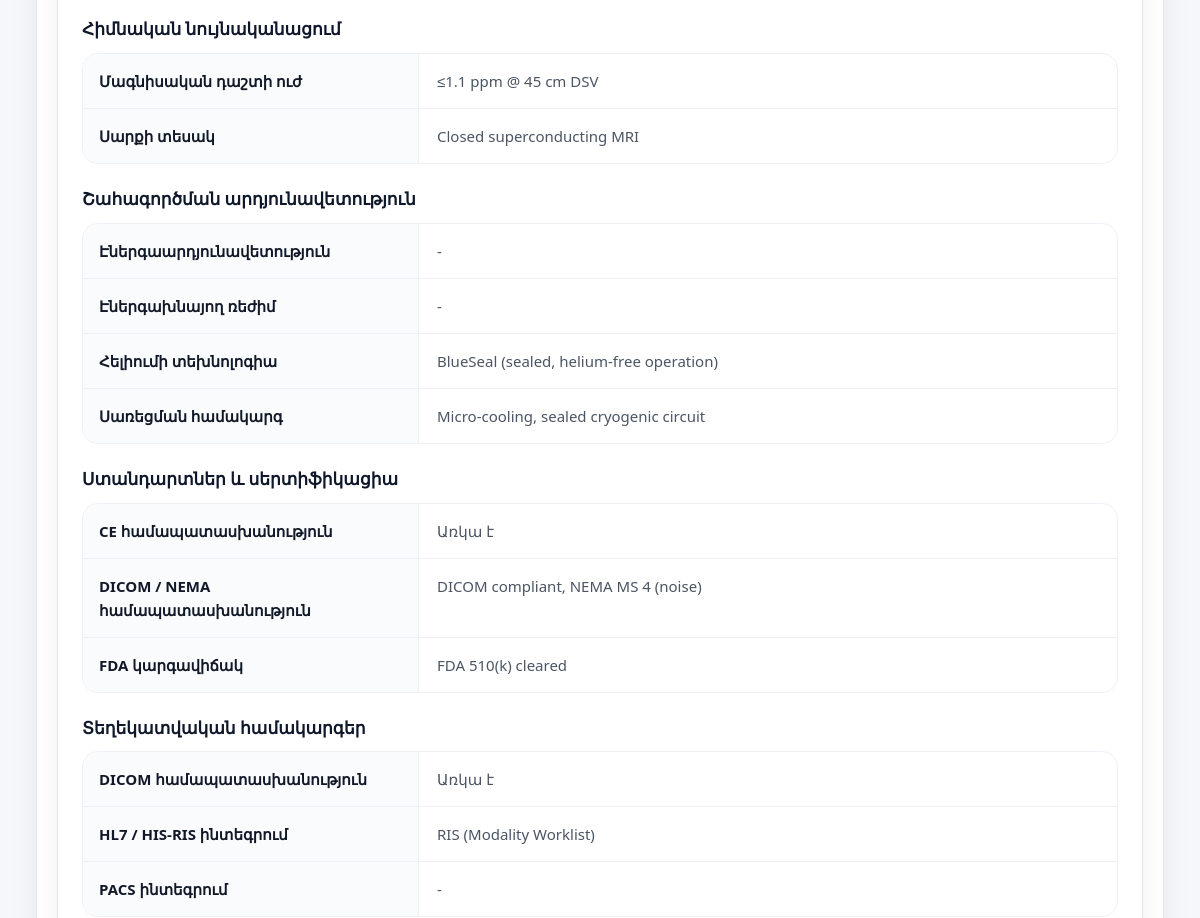
/products/product/2fc92d10-f666-48fb-bd2a-8b2e543c88a1/ (middle part), run on an earlier commit of the app's database.
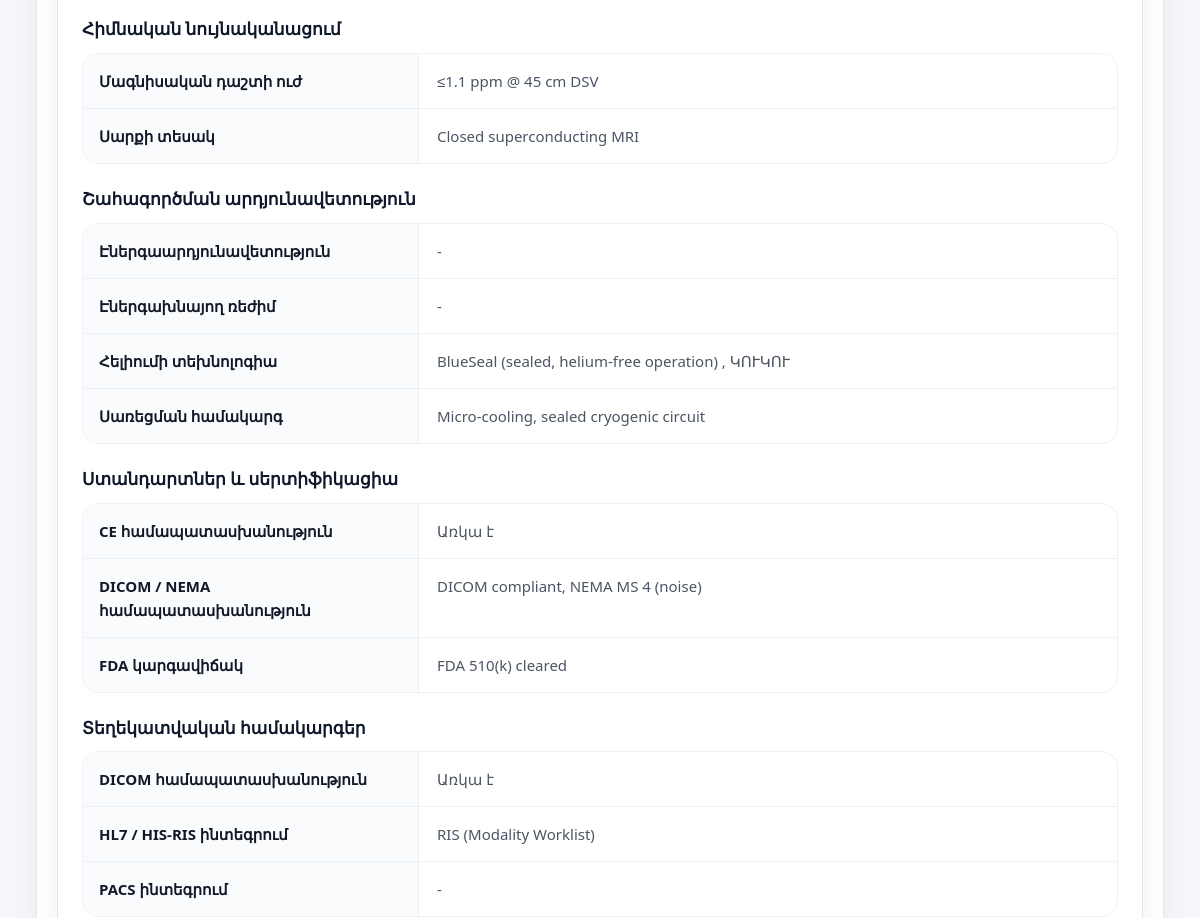
And on a later commit of the database.
### apps/products/models.py (models this page shows, shortened)
class CategoryAttributeType(models.Model):
    id = models.UUIDField(primary_key=True, default=uuid.uuid4, editable=False)
    name = models.CharField(max_length=255, unique=True)
    is_filterable = models.BooleanField(
        default=False,
        verbose_name="Ֆիլտրացիայի համար"
    )
    description = models.TextField(
    blank=True,
    null=True,
    verbose_name="Կարճ նկարագրություն"
    )
    help_url = models.URLField(
        blank=True,
        null=True,
        verbose_name="Լրիվ բացատրության հղում"
    )
    class Meta:
        verbose_name = "Attribute Type (Պարամետրի տեսակ)"
        verbose_name_plural = "Attribute Types (Պարամետրերի տեսակներ)"

class CategoryAttribute(models.Model):
    DATA_TYPE_CHOICES = [
        ('string', 'Text (տեքստ)'),
        ('number', 'Number (թիվ)'),
        ('boolean', 'Yes/No (այո/ոչ)'),
        ('select', 'Select (ընտրություն)'),
    ]
    id = models.UUIDField(primary_key=True, default=uuid.uuid4, editable=False)
    category = models.ForeignKey(
        Category,
        on_delete=models.CASCADE,
        related_name='attributes'
    )
    attribute_type = models.ForeignKey(
        CategoryAttributeType,
        on_delete=models.SET_NULL,
        null=True,
        blank=True,
        related_name='attributes'
    )
    name = models.CharField(max_length=255)
    data_type = models.CharField(max_length=20, choices=DATA_TYPE_CHOICES)
    is_required = models.BooleanField(default=False)
    unit = models.CharField(max_length=50, blank=True, null=True)
    is_main_filter = models.BooleanField(
        default=False,
        verbose_name="Հիմնական ֆիլտր"
    )
    has_default_value = models.BooleanField(
        default=False,
        verbose_name="Բազային արժեք ունի"
    )
    default_value = models.CharField(
        max_length=255,
        blank=True,
        null=True,
        verbose_name="Բազային արժեք"
    )
    value_help_url = models.URLField(
        blank=True,
        null=True,
        verbose_name="Արժեքների հղում"
    )
    description = models.TextField(
    blank=True,
    null=True,
    verbose_name="Կարճ նկարագրություն"
    )
    class Meta:
        verbose_name = "Category Attribute (Կատեգորիայի պարամետր)"
        verbose_name_plural = "Category Attributes (Կատեգորիայի պարամետրեր)"

class ProductAttributeValue(models.Model):
    id = models.UUIDField(primary_key=True, default=uuid.uuid4, editable=False)
    product = models.ForeignKey(
        'Product',
        on_delete=models.CASCADE,
        related_name='attribute_values'
    )
    attribute = models.ForeignKey(
        CategoryAttribute,
        on_delete=models.CASCADE
    )
    value_text = models.CharField(max_length=255, blank=True, null=True)
    value_number = models.FloatField(blank=True, null=True)
    value_boolean = models.BooleanField(blank=True, null=True)
    class Meta:
        verbose_name = "Product Attribute Value"
        verbose_name_plural = "Product Attribute Values"

### apps/products/views.py (the view)
# urls.py: path('product/<uuid:id>/', views.product_detail, name='product_detail'),
def product_detail(request, id):
    product = get_object_or_404(
        Product.objects.select_related('importer').prefetch_related(
            Prefetch(
                'attribute_values',
                queryset=ProductAttributeValue.objects.select_related(
                    'attribute',
                    'attribute__attribute_type'
                ).order_by(
                    'attribute__attribute_type__name',
                    'attribute__name'
                ),
                to_attr='ordered_attribute_values'
            ),
            Prefetch(
                'media',
                queryset=ProductMedia.objects.all().order_by('order', 'id')
            ),
            Prefetch(
                'importer__work_phones',
                queryset=ImporterWorkPhone.objects.all()
            ),
            'child_components__component_product',
            'component_groups__components__component_product',
        ),
        id=id
    )
    media = product.media.all()
    exchange_rates = get_cba_exchange_rates()
    context = {
        'product': product,
        'media': media,
        'exchange_rates': exchange_rates,
    }
    return render(request, 'products/product_detail.html', context)

### adminpanel/context_processors.py (called while the page is built)
def site_settings_processor(request):
    return {'site_settings': SiteSettings.objects.first()}

### apps/products/models.py (called while the page is built)
    def __str__(self):
        return self.name

### templates/products/product_detail.html (shortened to what this page needs)
{% load static %}
<!DOCTYPE html>
<html lang="hy">
<head>
  <link rel="stylesheet" href="{% static 'home/css/header.css' %}">
  <link rel="stylesheet" href="{% static 'home/css/footer.css' %}">
  <link rel="stylesheet" href="{% static 'products/css/product_detail.css' %}">
  <link rel="stylesheet" href="https://cdnjs.cloudflare.com/ajax/libs/font-awesome/6.5.0/css/all.min.css">
</head>
<body>
<section class="product-detail-page">
  <div class="container">
    <div class="product-content-card">
      <div class="product-tab-panels">
        <div class="tab-panel active" id="parameters-section" role="tabpanel">
          {% if product.ordered_attribute_values or product.component_groups.all or product.child_components.all %}
            {% if product.ordered_attribute_values %}
            <div class="product-attributes">
              {% regroup product.ordered_attribute_values by attribute.attribute_type as type_groups %}
              {% for type_group in type_groups %}
                <h3>{{ type_group.grouper.name }}</h3>
                <div class="attribute-list">
                  {% regroup type_group.list by attribute as attribute_groups %}
                  {% for attribute_group in attribute_groups %}
                    <div class="attribute-row">
                      <div class="attribute-label">
                        {{ attribute_group.grouper.name }}
                      </div>
                      <div class="attribute-value">
                        {% for attr_value in attribute_group.list %}
                          {% if not forloop.first %}, {% endif %}
                          {% if attr_value.attribute.data_type == "number" %}
                            {{ attr_value.value_number }}
                          {% elif attr_value.attribute.data_type == "boolean" %}
                            {% if attr_value.value_boolean %}Այո{% else %}Ոչ{% endif %}
                          {% else %}
                            {{ attr_value.value_text }}
                          {% endif %}
                        {% endfor %}
                      </div>
                    </div>
                  {% endfor %}
                </div>
              {% endfor %}
            </div>
            {% endif %}
          {% else %}
            <div class="empty-tab-content">
              <p>Այս ապրանքի համար պարամետրեր դեռ ավելացված չեն։</p>
            </div>
          {% endif %}
        </div>
      </div>
    </div>
  </div>
</section>
</body>
</html>

### templates/header.html (shortened to what this page needs)
{% load static %}

### templates/footer.html (shortened to what this page needs)
{% load static %}

### static/home/css/header.css (style rules this page uses)
:root { --blue:#0c63e7; --deep:#0a3fa3; --aqua:#00c6c2; --bg:#f4f8ff; --text:#1b263b; --dark:#111; }
*, *::before, *::after { margin:0; padding:0; box-sizing:border-box; }
body { font-family:system-ui,-apple-system,sans-serif; background:var(--bg); color:var(--text); padding-top: 75px; }

### static/home/css/footer.css (style rules this page uses)
:root { --dark:#111111; --dark-soft:#1a1a1a; --text-light:rgba(255,255,255,0.75); --text-muted:rgba(255,255,255,0.5); --border:rgba(255,255,255,0.08); }

### static/products/css/product_detail.css (style rules this page uses)
:root { --bg: #f5f7fb; --card: #ffffff; --card-soft: #f8fafc; --card-soft-2: #fbfdff; --text: #111827; --text-soft: #374151; --muted: #6b7280; --muted-2: #94a3b8; --line: #e5e7eb; --line-soft: #edf1f5; --blue: #1d4ed8; --blue-dark: #1e3a8a; --blue-soft: #eef4ff; --blue-soft-2: #f8fbff; --overlay: rgba(15, 23, 42, 0.6); --shadow: 0 10px 30px rgba(15, 23, 42, 0.06); --shadow-soft: 0 4px 18px rgba(15, 23, 42, 0.04); --shadow-strong: 0 20px 60px rgba(15, 23, 42, 0.16); --radius: 24px; --radius-md: 18px; --radius-sm: 14px; --transition: 0.28s ease; --container: 1280px; }
*, *::before, *::after { margin: 0; padding: 0; box-sizing: border-box; }
html { scroll-behavior: smooth; }
body { background: var(--bg); color: var(--text); font-family: "Segoe UI", Tahoma, Geneva, Verdana, sans-serif; line-height: 1.6; text-rendering: optimizeLegibility; -webkit-font-smoothing: antialiased; }
.product-detail-page { padding: 34px 0 64px; }
.container { width: min(94%, var(--container)); margin: 0 auto; }
.product-media-card, .product-info-card, .product-content-card, .product-attributes, .product-component-groups, .product-child-components, .product-description-section, .product-documents-section { background: var(--card); border: 1px solid var(--line); border-radius: var(--radius); box-shadow: var(--shadow); }
.product-content-card { padding: 0; overflow: hidden; }
.product-tab-panels { padding: 24px 20px 20px; }
.tab-panel { display: none; }
.tab-panel.active { display: block; }
.product-attributes, .product-component-groups, .product-child-components, .product-description-section, .product-documents-section { padding: 24px; margin-top: 0; }
.product-attributes h3, .product-component-groups h3, .product-child-components h3, .product-documents-section h3 { font-size: 17px; line-height: 1.35; font-weight: 800; color: #0f172a; margin: 24px 0 12px; overflow-wrap: anywhere; word-break: break-word; }
.attribute-list { display: flex; flex-direction: column; border: 1px solid var(--line-soft); border-radius: 16px; overflow: hidden; background: #fff; min-width: 0; }
.attribute-row { display: grid; grid-template-columns: minmax(220px, 320px) minmax(0, 1fr); gap: 18px; align-items: start; padding: 15px 16px; border-bottom: 1px solid var(--line-soft); min-width: 0; }
.attribute-row:last-child { border-bottom: none; }
.attribute-label { font-size: 15px; font-weight: 700; color: #111827; background: #fafbfd; margin: -15px 0 -15px -16px; padding: 15px 16px; border-right: 1px solid var(--line-soft); min-width: 0; overflow-wrap: anywhere; word-break: break-word; }
.attribute-value { font-size: 15px; color: #4b5563; min-width: 0; overflow-wrap: anywhere; word-break: break-word; }

What changed in the data, as far as the page shows it:
added ProductAttributeValue: value_text "ԿՈՒԿՈՒ", shown under CategoryAttribute "Հելիումի տեխնոլոգիա"
